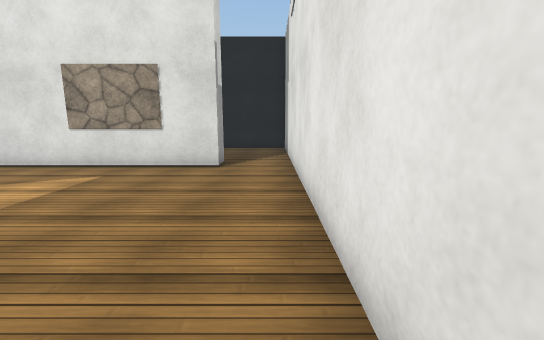
[1] (above)

16 first-person views from a walk through a 3-D level made in the Unity game engine. The camera is 1.4 m above the floor, tilts 10° down and sees 90° across. The floor is counted in squares, 1 m on a side. Each view is taken from the middle of a square. On the plan, view 1 faces up. The plan holds only what a view shows up to about 13 squares ahead; the rest is blank. The place goes on beyond the plan. Some surface patterns are stand-ins.

[2]
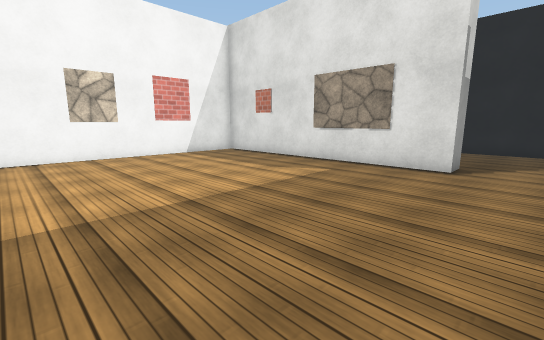

[3]
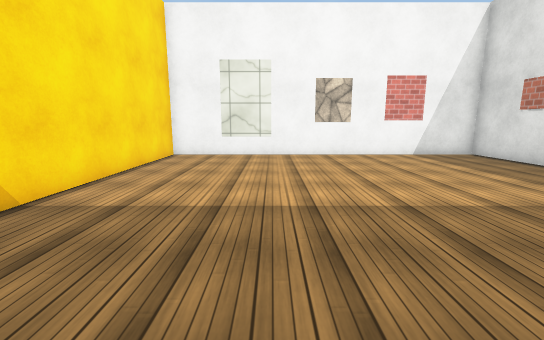

[4]
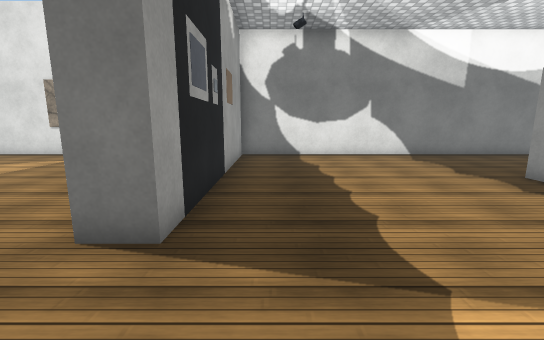

[5]
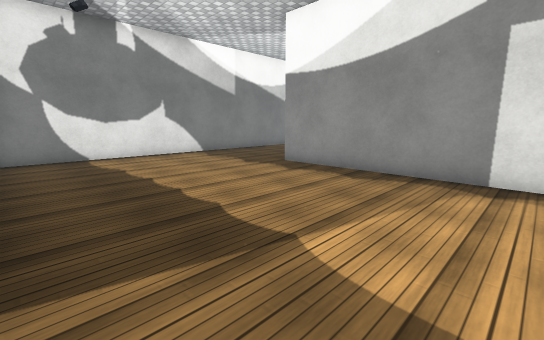

[6]
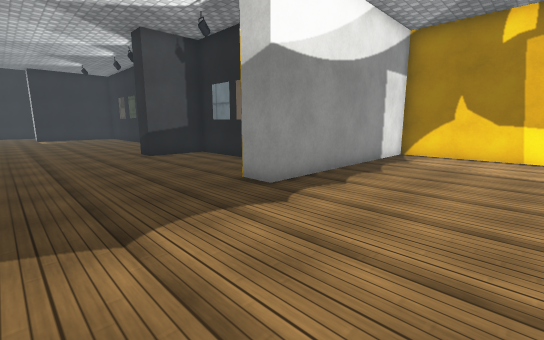

[7]
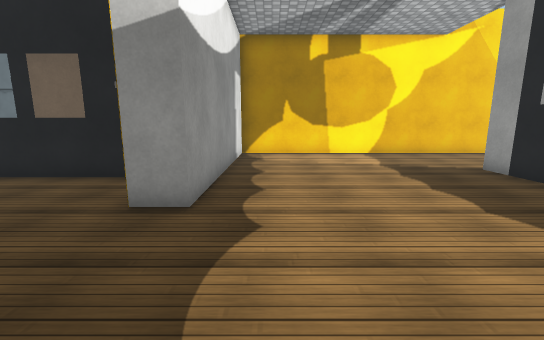

[8]
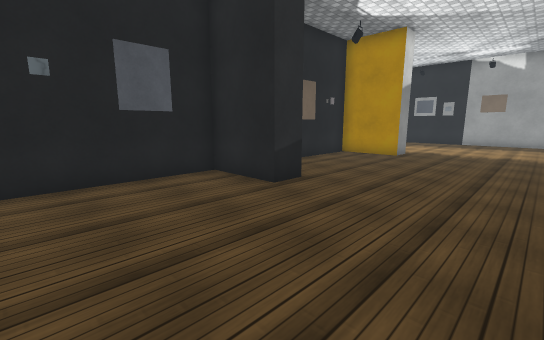

[9]
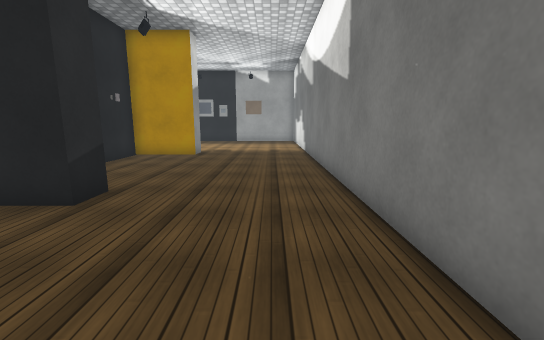

[10]
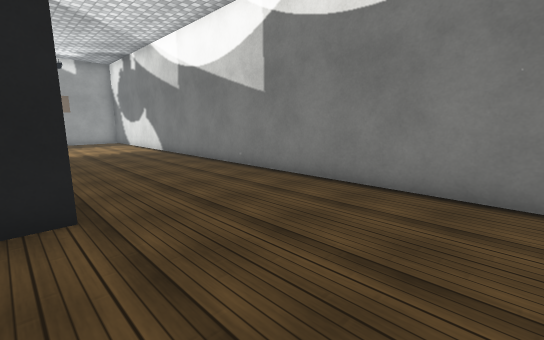

[11]
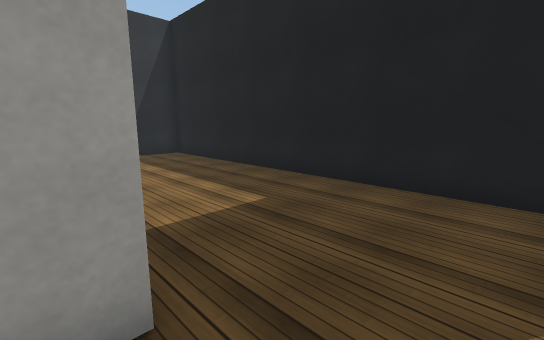

[12]
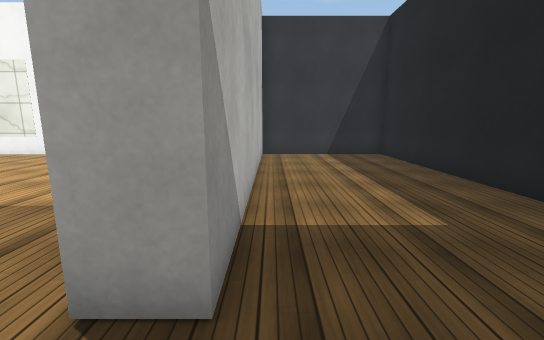

[13]
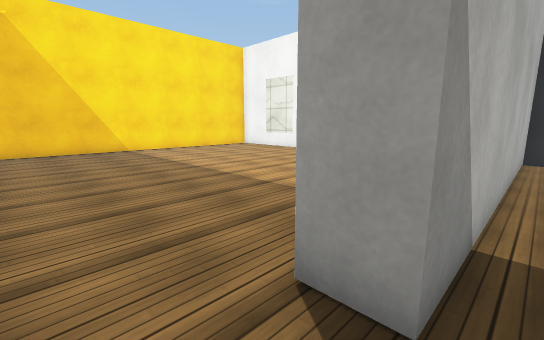

[14]
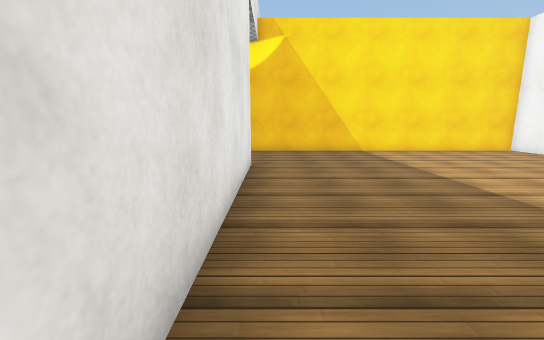

[15]
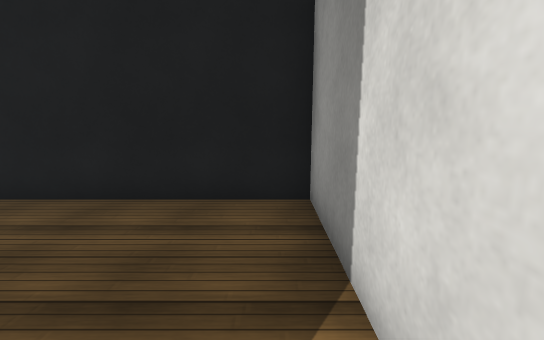

[16]
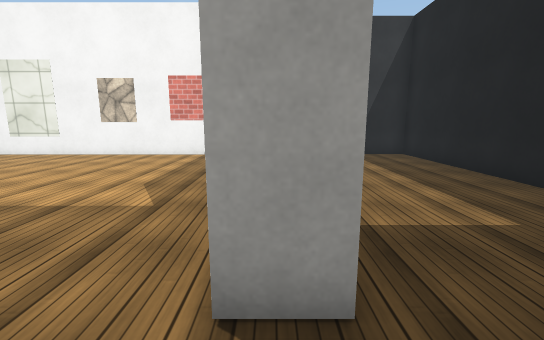

### Floor plan
Points are (right, up) in squares from view 1. A wall is a line through its corners. A room is listed if a view was taken in it or the views show most of it. See-through windows are left out.
Room 1 (views 1, 2, 3, 4, 5, 6, 7, 8, 9, 10)
walls: (-1.7, 8.6) (-11.6, 8.6) (-11.6, -4.2) (9.4, -4.2) (9.4, 3.7) (10.4, 3.7) (10.4, 1.1) (16.5, 1.1) (16.5, 3.7) (17.6, 3.7) (17.6, 1.1) (22.1, 1.1); (22.1, 8.6) (1.7, 8.6) (1.7, 0) (0.7, 0) (0.7, 8.4)
ways out: opening at (-0.5, 9) to room 2
Room 2 (views 11, 12, 13, 14, 15, 16)
walls: (0.7, 8.4) (0.7, 14.8) (-12.1, 14.8) (-12.1, 9.6) (-1.7, 9.6) (-1.7, 8.6)
ways out: opening at (-0.5, 9) to room 1

Positions as (right, up) in squares from view 1, and headings:
1: (0, 0), facing up
2: (0, 0), facing up-left
3: (0, 0), facing left
4: (3, -3), facing up
5: (2, -3), facing up-right
6: (5, 8), facing down-right
7: (8, 8), facing down
8: (22, 8), facing down-left
9: (22, 7), facing left
10: (22, 3), facing up-left
11: (0, 9), facing up-left
12: (0, 10), facing left
13: (0, 10), facing down-left
14: (0, 9), facing down
15: (0, 10), facing up
16: (0, 9), facing left
